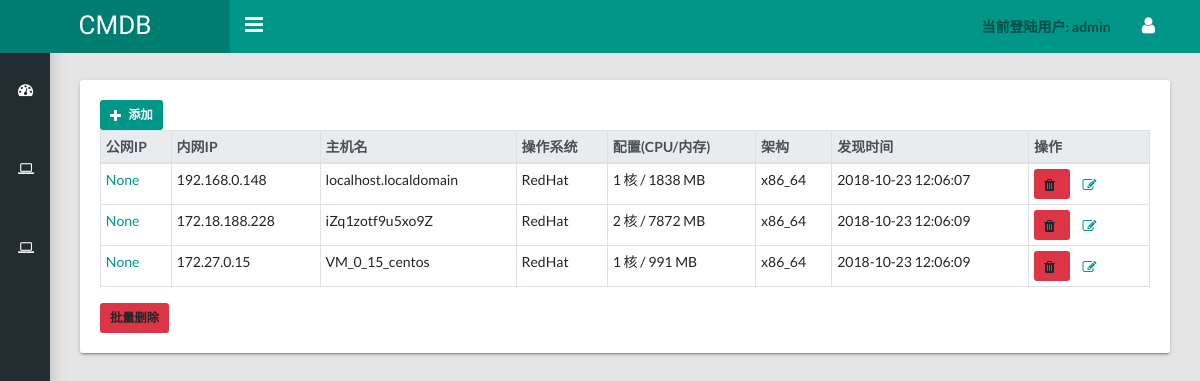
The app's page /host/ (signed in) with its own data.
### host/models.py (models this page shows, shortened)
class Host(models.Model):
    name = models.CharField(verbose_name='主机名', max_length=256, default='', null=False)
    os = models.CharField(verbose_name='操作系统', max_length=256, default='', null=False)
    os_v = models.CharField(verbose_name='操作系统版本', max_length=256, default='', null=False)
    ip = models.GenericIPAddressField(verbose_name='IP地址')
    p_ip = models.GenericIPAddressField(verbose_name='p_IP地址')
    arch = models.CharField(verbose_name='架构', max_length=32, default='', null=False)
    mem = models.BigIntegerField(verbose_name='内存', default=0, null=False)
    cpu = models.IntegerField(verbose_name='CPU', default=0, null=False)
    remark = models.TextField(verbose_name='备注', default='', blank=True)
    created_time = models.DateTimeField(verbose_name='发现时间', auto_now_add=True, null=False)
    last_time = models.DateTimeField(verbose_name='最后发现时间', auto_now=True, null=False)

### host/views.py (the view)
# urls.py: path('', RedirectView.as_view(url=reverse_lazy('user:login')), name='index'),
@login_required
def index(request):
    return render(request, 'host/index.html', {'objects' : Host.objects.all()})

### host/templates/host/index.html (shortened to what this page needs)
{% extends "base.html" %}
{% block content %}
<div class="row">
    <div class="col-md-12">
        <div class="tile">
            <div class="tile-body">
                <table class="table table-bordered table-hover table-sm" id="platform">
                    <thead class="thead-light">
                        <tr>
                            <th>公网IP</th>
                            <th>内网IP</th>
                            <th>主机名</th>
                            <th>操作系统</th>
                            <th>配置(CPU/内存)</th>
                            <th>架构</th>
                            <th>发现时间</th>
                            <th>操作</th>
                        </tr>
                    </thead>
                    <tbody>
                      <a href="{% url 'host:add' %}" button type="button" class="btn btn-sm btn-primary"><i class="fa fa-plus"></i>&nbsp;添加</a>
                        {% for object in objects %}
                            <tr>
                                <td>
                                <a href="{% url 'host:detalinfo'  id=object.id %}"  data-id="{{ object.id }}">{{ object.p_ip}}</a>
                                </td>
                                <td>{{ object.ip }}</td>
                                <td>{{ object.name }}</td>
                                <td>{{ object.os }}</td>
                                <td>{{ object.cpu }} 核 / {{ object.mem }} MB</td>
                                <td>{{ object.arch }}</td>
                                <td>{{ object.created_time|date:'Y-m-d H:i:s' }}</td>
                                <td>
                                    <a class="btn btn-sm btn-danger btn-delete" role="button" data-id="{{ object.id }}" data-name="{{ object.ip}}({{ object.name }})" data-toggle="tooltip" title="删除"><i class="fa fa-trash" aria-hidden="true"></i></a>
                                    <a href="{% url 'host:edit'  id=object.id %}"  data-id="{{ object.id }}" button type="button" class="btn btn-sm btn-sucess" title="编辑"><i class="fa fa-pencil-square-o" aria-hidden="true"></i></a>
                                </td>
                            </tr>
                        {% empty %}
                            <tr><td colspan="6">暂无数据</td></tr>
                        {% endfor %}
                    </tbody>
                </table>
                <a class="btn btn-sm btn-danger  asset_all_del">批量删除</a>
            </div>
        </div>
    </div>
</div>
{% endblock %}

### templates/base.html (shortened to what this page needs)
{% load static %}
<!DOCTYPE html>
<html>
    <head>
        <link href="{% static 'plugins/bootstrap-4.1.3/css/bootstrap.min.css' %}" rel="stylesheet" type="text/css" />
        <link href="{% static 'plugins/font-awesome-4.7.0/css/font-awesome.min.css' %}" rel="stylesheet" type="text/css" />
        <link href="{% static 'plugins/vali-admin/css/main.css' %}" rel="stylesheet" type="text/css" />
        <link href="{% static 'plugins/DataTables-1.10.18/css/dataTables.bootstrap4.min.css' %}" rel="stylesheet" type="text/css" />
    </head>
    <body class="app sidebar-mini rtl sidenav-toggled">
        <header class="app-header">
            <a class="app-header__logo" href="javascript:void(0);">CMDB</a>
            <a class="app-sidebar__toggle" href="#" data-toggle="sidebar" aria-label="Hide Sidebar"></a>
            <ul class="app-nav">
                <nav class="navbar navbar-light">
                    <span class="navbar-text" style="font-weight: bolder;">
                        当前登陆用户: {{ request.user.username }}
                    </span>
                </nav>
                <li class="dropdown">
                    <a class="app-nav__item" href="#" data-toggle="dropdown" aria-label="Open Profile Menu">
                        <i class="fa fa-user fa-lg"></i>
                    </a>
                </li>
            </ul>
        </header>
        <aside class="app-sidebar">
            <ul class="app-menu">
                <li>
                    <a class="app-menu__item " href="javascript:void(0)" %}">
                        <i class="app-menu__icon fa fa-dashboard"></i>
                    </a>
                </li>
            </ul>
            <ul class="app-menu">
                <li>
                    <a class="app-menu__item {% block active_host %}{% endblock %}" href="{% url 'host:index' %}">
                        <i class="app-menu__icon fa fa-laptop"></i>
                    </a>
                </li>
            </ul>
          <ul class="app-menu">
                <li>
                    <a class="app-menu__item"   href="{% url 'api:ansible_index' %}">
                       <i class="app-menu__icon fa fa-laptop"></i>
                    </a>
                </li>
            </ul>
        </aside>
        <main class="app-content">
            {% block content %}{% endblock %}
        </main>
    </body>
</html>

### records on screen
Host: p_ip "None", ip "192.168.0.148", name "localhost.localdomain", os "RedHat", cpu "1", mem "1838", arch "x86_64", created_time "2018-10-23 12:06:07"
Host: p_ip "None", ip "172.18.188.228", name "iZq1zotf9u5xo9Z", os "RedHat", cpu "2", mem "7872", arch "x86_64", created_time "2018-10-23 12:06:09"
Host: p_ip "None", ip "172.27.0.15", name "VM_0_15_centos", os "RedHat", cpu "1", mem "991", arch "x86_64", created_time "2018-10-23 12:06:09"

### other values on screen
{{ request.user.username }} "admin"
